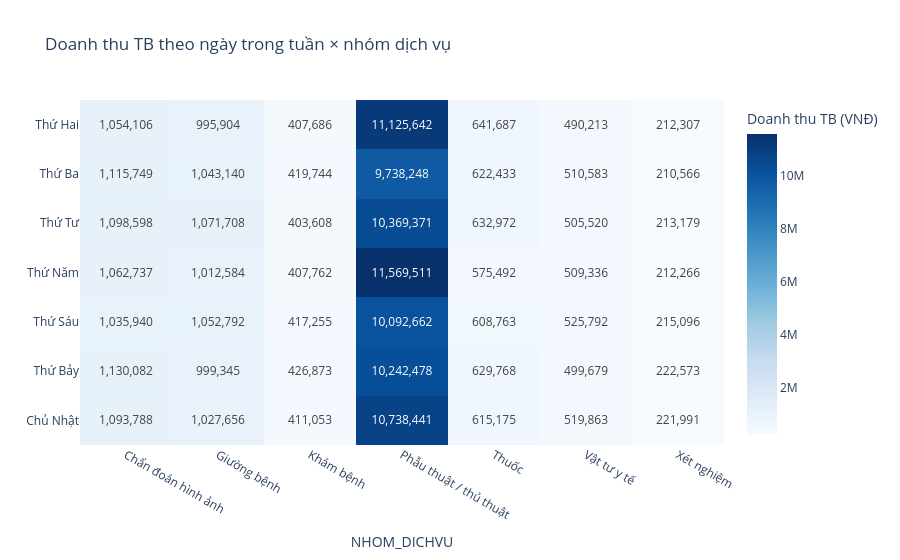

Here is the notebook cell this chart was saved with:
### Code cell
# Heatmap: ngày trong tuần × nhóm dịch vụ
dow_service = (
    df.groupby(["THU", "THU_TEN", "NHOM_DICHVU"])["THANHTIEN"]
    .mean().reset_index()
)
pivot = dow_service.pivot_table(
    index="THU_TEN", columns="NHOM_DICHVU", values="THANHTIEN", aggfunc="mean"
)
day_order = ["Monday", "Tuesday", "Wednesday", "Thursday", "Friday", "Saturday", "Sunday"]
pivot = pivot.reindex([d for d in day_order if d in pivot.index])
pivot.index = [day_name_vi.get(d, d) for d in pivot.index]

fig = px.imshow(
    pivot,
    title="Doanh thu TB theo ngày trong tuần × nhóm dịch vụ",
    labels={"color": "Doanh thu TB (VNĐ)"},
    color_continuous_scale="Blues",
    aspect="auto",
    text_auto=",.0f",
)
fig.show()

### Figure 1 — Plotly figure (JSON) as saved in the notebook; plotly's stock layout.template omitted (floating-point values rounded to 4 significant figures)
{"data": [{"coloraxis": "coloraxis", "hovertemplate": "NHOM_DICHVU: %{x}<br>y: %{y}<br>Doanh thu TB (VNĐ): %{z}<extra></extra>", "name": "0", "texttemplate": "%{z:,.0f}", "type": "heatmap", "x": ["Chẩn đoán hình ảnh", "Giường bệnh", "Khám bệnh", "Phẫu thuật / thủ thuật", "Thuốc", "Vật tư y tế", "Xét nghiệm"], "xaxis": "x", "y": ["Thứ Hai", "Thứ Ba", "Thứ Tư", "Thứ Năm", "Thứ Sáu", "Thứ Bảy", "Chủ Nhật"], "yaxis": "y", "z": [[1054000.0, 995900.0, 407700.0, 11130000.0, 641700.0, 490200.0, 212300.0], [1116000.0, 1043000.0, 419700.0, 9738000.0, 622400.0, 510600.0, 210600.0], [1099000.0, 1072000.0, 403600.0, 10370000.0, 633000.0, 505500.0, 213200.0], [1063000.0, 1013000.0, 407800.0, 11570000.0, 575500.0, 509300.0, 212300.0], [1036000.0, 1053000.0, 417300.0, 10090000.0, 608800.0, 525800.0, 215100.0], [1130000.0, 999300.0, 426900.0, 10240000.0, 629800.0, 499700.0, 222600.0], [1094000.0, 1028000.0, 411100.0, 10740000.0, 615200.0, 519900.0, 222000.0]]}], "layout": {"coloraxis": {"colorbar": {"title": {"text": "Doanh thu TB (VNĐ)"}}, "colorscale": [[0, "rgb(247,251,255)"], [0.125, "rgb(222,235,247)"], [0.25, "rgb(198,219,239)"], [0.375, "rgb(158,202,225)"], [0.5, "rgb(107,174,214)"], [0.625, "rgb(66,146,198)"], [0.75, "rgb(33,113,181)"], [0.875, "rgb(8,81,156)"], [1, "rgb(8,48,107)"]]}, "title": {"text": "Doanh thu TB theo ngày trong tuần × nhóm dịch vụ"}, "xaxis": {"anchor": "y", "domain": [0, 1], "title": {"text": "NHOM_DICHVU"}}, "yaxis": {"anchor": "x", "autorange": "reversed", "domain": [0, 1]}}}
